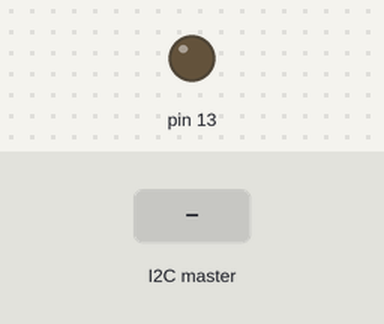
This sketch was run on a simulated Arduino Uno, built with avr-gcc and run on an emulated ATmega328P. Shown: output pins drawn as LEDs (lit = HIGH). The test bench sets the inputs (shaded band).

Above: at 1.2 s.
1.3 s: the I2C master sends the byte 1
At 1.6 s:
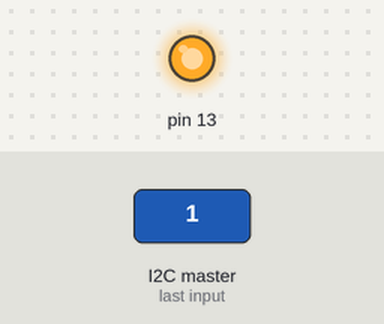
2.8 s: the I2C master sends the byte 0
At 4.0 s:
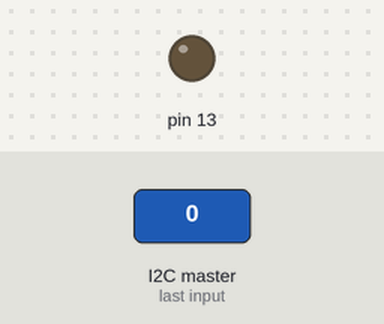
Timing chart, 0 to 5.8 s (numbered marks = the images above; inputs shaded):
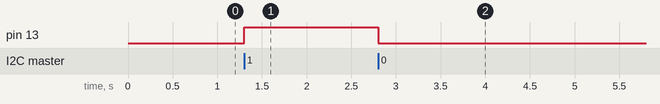

The sketch:

I2C_TEST_SLAVE.ino
```cpp
#include <Wire.h>
int state = 0;
void setup() {
  pinMode(13, OUTPUT);
  Wire.begin(1);
  Wire.onReceive(getvalue);
}
void getvalue(int asdf)
{
  state = Wire.read();
}

void loop() {
  if( state == 1)
  {
    digitalWrite(13, HIGH);
  }
  else
  {
    digitalWrite(13, LOW);
  }

}
```

Measured:
- after the input at 1.3 s, pin 13: LOW → HIGH at once
- after the input at 2.8 s, pin 13: HIGH → LOW at once
